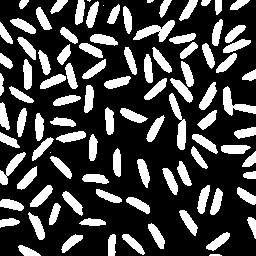
#> input picture _My/ch_05_Image Enhancement/ch_01_Point Operations/Projects/Images/rice.png, 256 x 256 px, found by its file name
$ jupyter execute 'P_02_Negative Or Inverting image.ipynb'
#> lines starting #> are read from the running program, lines starting #| are printed output that depends on the picture; after the words box and inside, x2 and y2 are one past the last pixel; in counts of white or black regions, pixels touching at a corner belong together
[cell 1]
#load important packages or libs
import cv2
import numpy as np

# 1.For Binary or Gray Level Images

## 1.1 binary

### 1 ---> 0
### 0 ---> 1

# 1.2 Gray Scale Uint8

### new pixel value = 255 - current pixel value

## Example : 1

[cell 2]
img = cv2.imread(r"Images/rice.PNG")
#> img is the input picture: shape (256, 256, 3); 27% white; 99 white regions (4 under 20 px), largest, box (x1, y1, x2, y2) and area: (133, 20, 175, 42) 404, (169, 93, 186, 150) 399, (223, 86, 256, 116) 376
img_resize = cv2.resize(img, (600, 600))
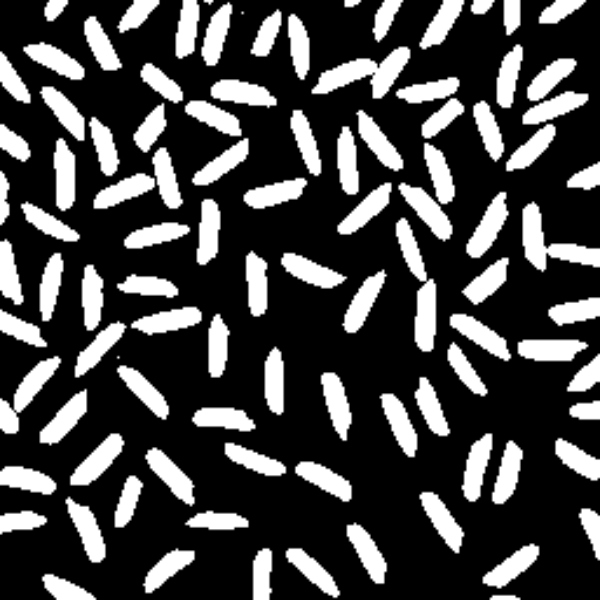
#> img_resize: shape (600, 600, 3); min 0, max 255, mean 68.8

[cell 3]
img.dtype

[cell 4]
img[200,210]
#> Out = [0, 0, 0]

[cell 5]
img_negative = cv2.bitwise_not(img)
img_negative_resize = cv2.resize(img_negative, (600, 600))
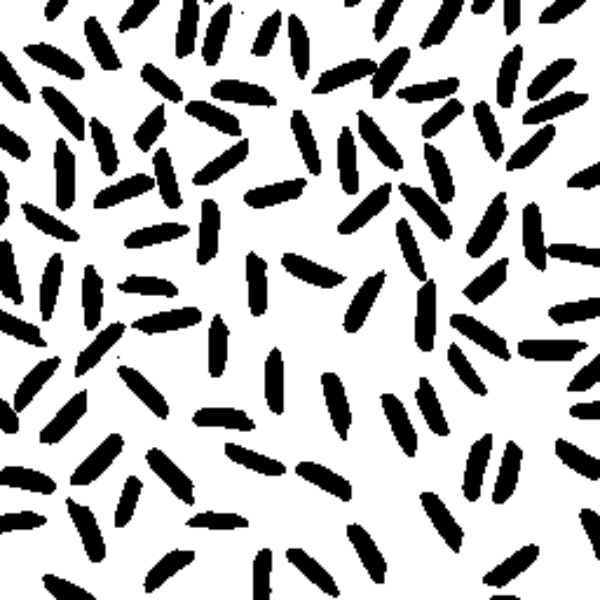
#> img_negative_resize: shape (600, 600, 3); min 0, max 255, mean 186.2

[cell 6]
img_negative[200,210]
#> Out = [255, 255, 255]

[cell 7]
cv2.imshow("img",img_resize)
cv2.imshow("img_negative",img_negative_resize )
cv2.waitKey(0)
cv2.destroyAllWindows()

## Example : 2

[cell 8]
img = cv2.imread(r"Images/grayscale.PNG")
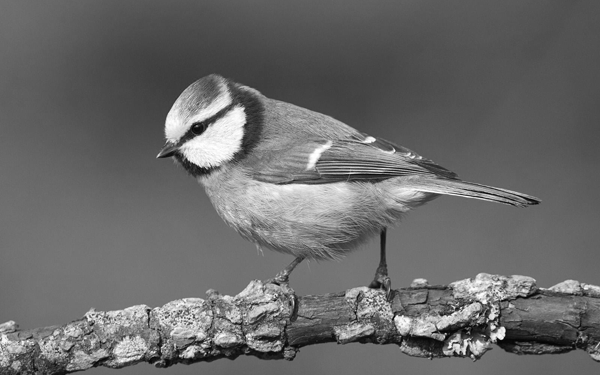
#> input picture _My/ch_05_Image Enhancement/ch_01_Point Operations/Projects/Images/grayscale.png, 600 x 375 px, found by its file name
#> img is the input picture: shape (375, 600, 3); min 2, max 255, mean 105.3
img_resize = cv2.resize(img, (600, 600))
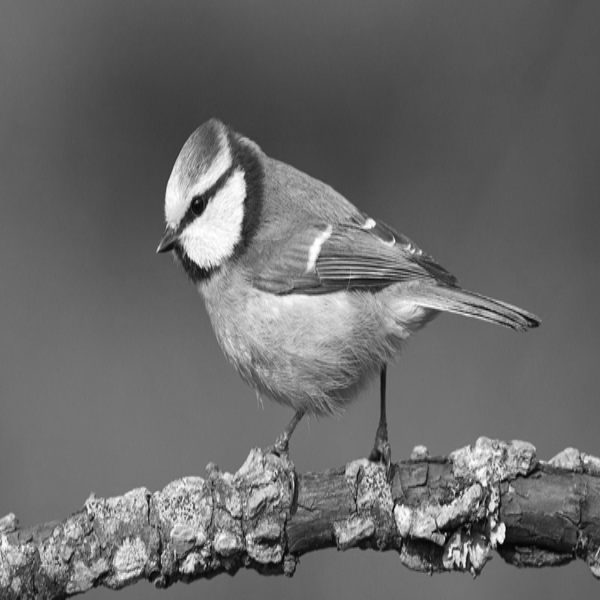
#> img_resize: shape (600, 600, 3); min 3, max 255, mean 105.3

[cell 9]
img.dtype

[cell 10]
img[200,200]
#> Out = [99, 99, 99]

[cell 11]
img_negative = cv2.bitwise_not(img)
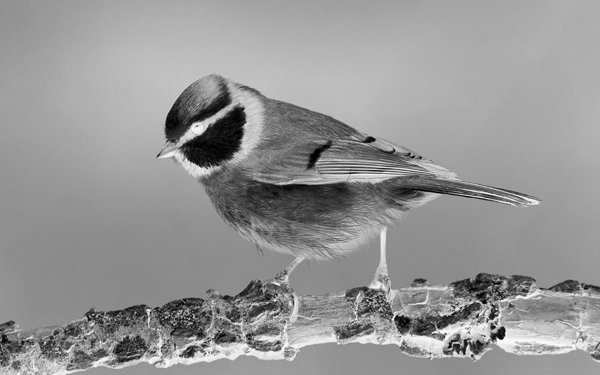
#> img_negative: shape (375, 600, 3); min 0, max 253, mean 149.7
img_negative_resize = cv2.resize(img_negative, (600, 600))
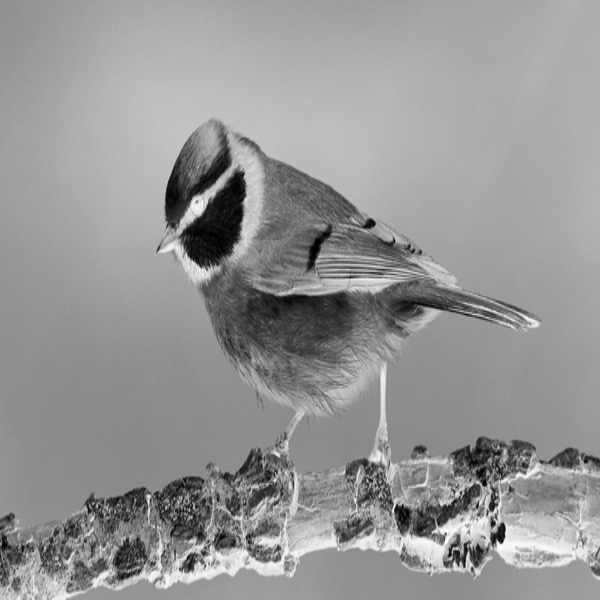
#> img_negative_resize: shape (600, 600, 3); min 0, max 251, mean 149.7

[cell 12]
img_negative[200,200]
#> Out = [156, 156, 156]
